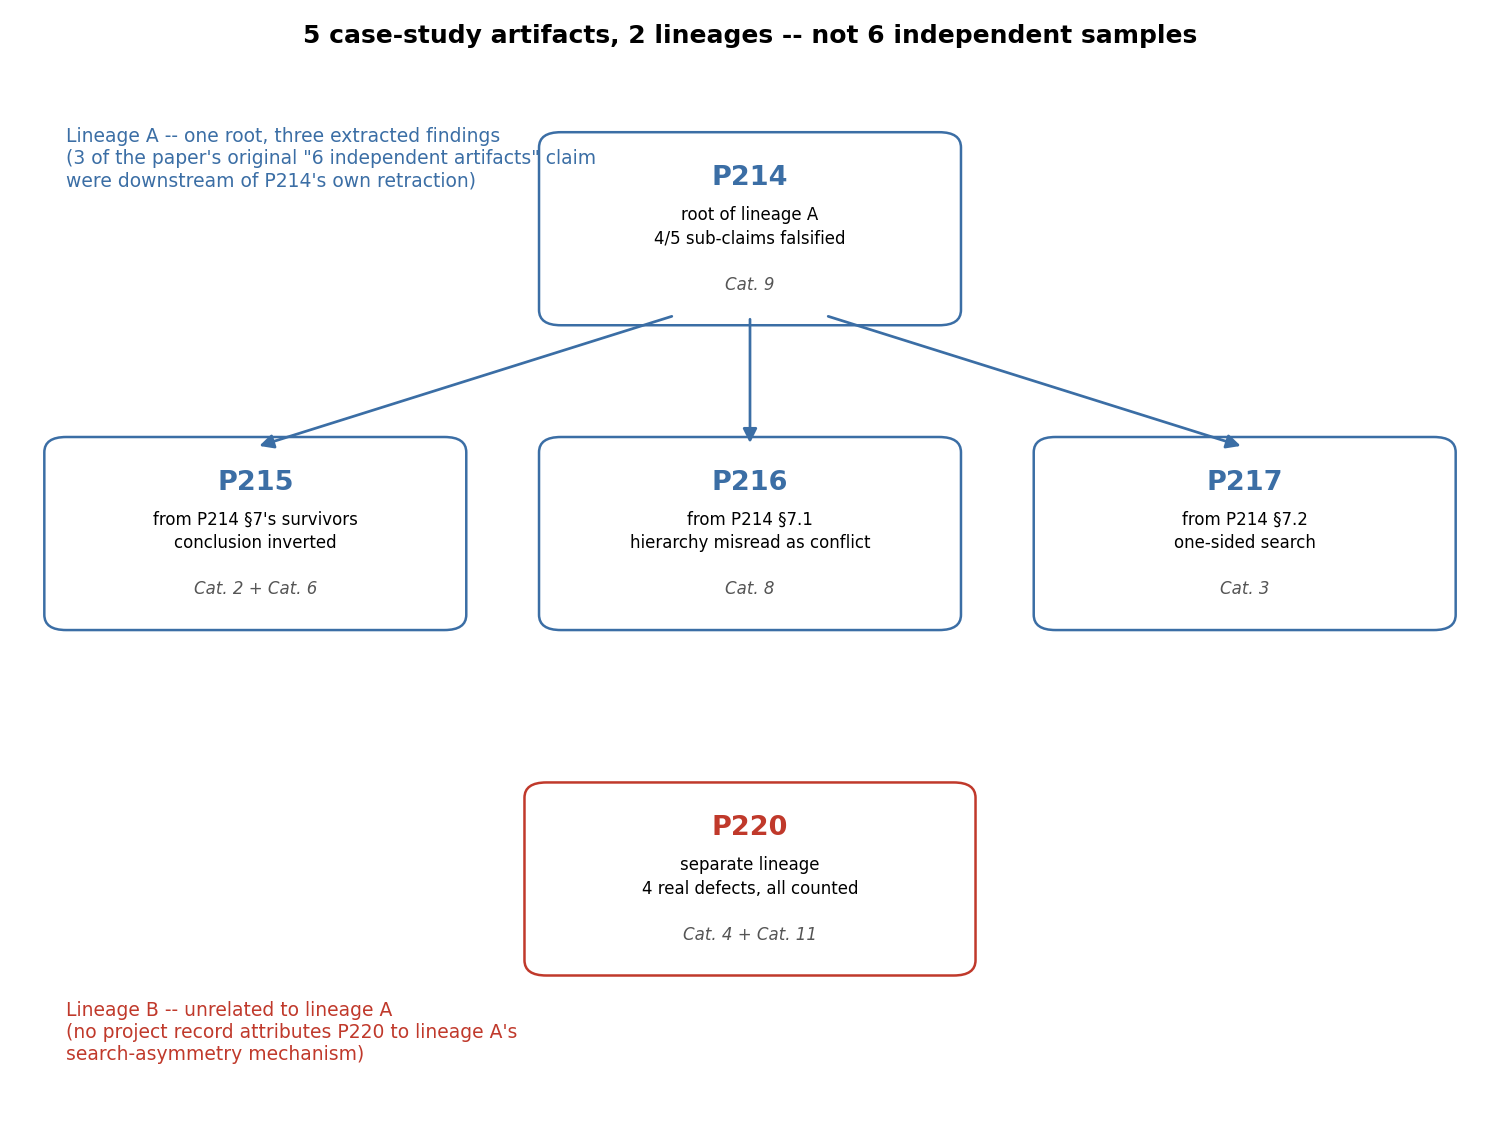

The Python source for this figure:
"""F1 -- the 5 case studies are not 6 independent artifacts. They are two
lineages: P214 (root) plus three findings extracted from its own retraction
(P215, P216, P217), and P220 (a separate, unrelated lineage).

This is the correction methodology_paper_draft_v0.md's own Sec.4.1 makes
(see the paper's Sec.8/Sec.11 for the full history of that correction).
Every label and citation below is taken verbatim from the paper's own
Sec.4.1 table and the provenance quotes in
paper/METHODOLOGY_PAPER_DRAFT_CORRECTIONS_after_step8a.md Sec.1 -- this
script does not introduce any claim the text does not already make.

NOT_VALIDATION - NOT_REFUTATION - OUR_RECONSTRUCTION
"""

from pathlib import Path

import matplotlib.pyplot as plt
from matplotlib.patches import FancyArrowPatch, FancyBboxPatch

OUT = Path(__file__).parent / "f1_case_study_lineage.png"

LINEAGE_A_COLOR = "#3b6ea5"
LINEAGE_B_COLOR = "#c0392b"
BOX_STYLE = "round,pad=0.15"
BOX_LINEWIDTH = 1.2

# (id, x, y, width, verdict, taxonomy) -- positions are hand-tuned for
# a clean tree layout, not derived from data (this is a structure diagram,
# not a data plot).
ROOT = ("P214", 5.0, 8.6, 2.6, "root of lineage A\n4/5 sub-claims falsified", "Cat. 9")
CHILDREN = [
    ("P215", 1.6, 5.6, 2.6, "from P214 §7's survivors\nconclusion inverted", "Cat. 2 + Cat. 6"),
    ("P216", 5.0, 5.6, 2.6, "from P214 §7.1\nhierarchy misread as conflict", "Cat. 8"),
    ("P217", 8.4, 5.6, 2.6, "from P214 §7.2\none-sided search", "Cat. 3"),
]
SEPARATE = (
    "P220",
    5.0,
    2.2,
    2.8,
    "separate lineage\n4 real defects, all counted",
    "Cat. 4 + Cat. 11",
)

EXPECTED_IDS = {"P214", "P215", "P216", "P217", "P220"}
found = {ROOT[0], *[c[0] for c in CHILDREN], SEPARATE[0]}
assert found == EXPECTED_IDS, (
    f"lineage diagram must show exactly the 5 case-study artifacts from the paper's own "
    f"Sec.4.1 table -- got {found}, expected {EXPECTED_IDS}"
)

fig, ax = plt.subplots(figsize=(10, 7.5))


def draw_box(node, color, fontsize=9.5):
    label, x, y, w, verdict, tax = node
    box = FancyBboxPatch(
        (x - w / 2, y - 0.8),
        w,
        1.6,
        facecolor="white",
        edgecolor=color,
        boxstyle=BOX_STYLE,
        linewidth=BOX_LINEWIDTH,
    )
    ax.add_patch(box)
    ax.text(
        x, y + 0.5, label, ha="center", va="center", fontsize=13, fontweight="bold", color=color
    )
    ax.text(
        x, y + 0.02, verdict, ha="center", va="center", fontsize=fontsize - 1.5, linespacing=1.4
    )
    ax.text(x, y - 0.55, tax, ha="center", va="center", fontsize=8, style="italic", color="#555555")


draw_box(ROOT, LINEAGE_A_COLOR)
for child in CHILDREN:
    draw_box(child, LINEAGE_A_COLOR)
    arrow = FancyArrowPatch(
        (ROOT[1] + (child[1] - ROOT[1]) * 0.15, ROOT[2] - 0.85),
        (child[1], child[2] + 0.85),
        arrowstyle="-|>",
        mutation_scale=14,
        color=LINEAGE_A_COLOR,
        linewidth=1.3,
    )
    ax.add_patch(arrow)

draw_box(SEPARATE, LINEAGE_B_COLOR)

ax.text(
    0.3,
    9.6,
    "Lineage A -- one root, three extracted findings\n"
    '(3 of the paper\'s original "6 independent artifacts" claim\n'
    "were downstream of P214's own retraction)",
    fontsize=9,
    color=LINEAGE_A_COLOR,
    va="top",
)
ax.text(
    0.3,
    1.0,
    "Lineage B -- unrelated to lineage A\n"
    "(no project record attributes P220 to lineage A's\n"
    "search-asymmetry mechanism)",
    fontsize=9,
    color=LINEAGE_B_COLOR,
    va="top",
)

ax.set_xlim(0, 10)
ax.set_ylim(0, 10.3)
ax.set_title(
    "5 case-study artifacts, 2 lineages -- not 6 independent samples",
    fontsize=12,
    fontweight="bold",
)
ax.axis("off")
fig.tight_layout()
fig.savefig(OUT, dpi=150)
print(f"saved {OUT}")
